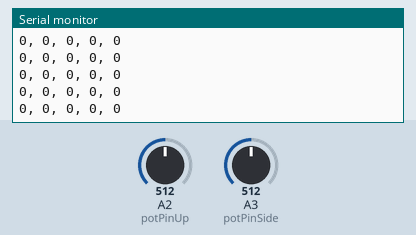
A sketch run on a simulated Arduino Uno, built with avr-gcc and run on an emulated ATmega328P. Shown: the last lines printed to the serial monitor. Inputs (shaded band) come from the test bench; at power-on: A2 (potPinUp) = 512, A3 (potPinSide) = 512. No radio packets arrive unless stated.

Above: at 1.2 s.
1.3 s: A2 (potPinUp) set to 523
At 2.4 s:
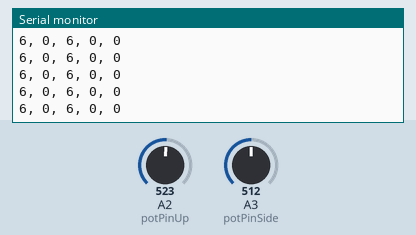
4.3 s: A2 (potPinUp) set to 540
At 5.0 s:
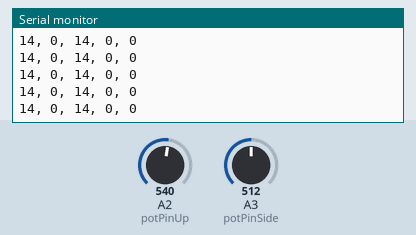
7.3 s: A3 (potPinSide) set to 716
At 8.1 s:
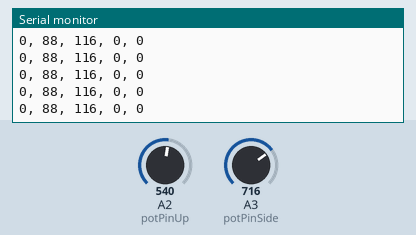
10.3 s: A3 (potPinSide) set to 676
At 11.4 s:
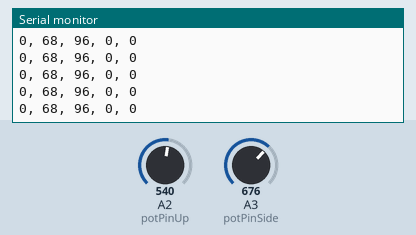
14.8 s: A2 (potPinUp) set to 462
At 15.3 s:
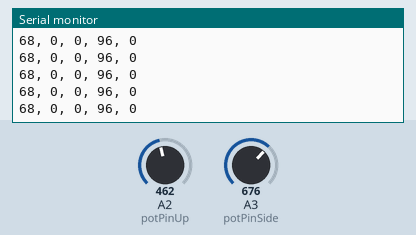
16.3 s: A2 (potPinUp) set to 439
At 17.2 s:
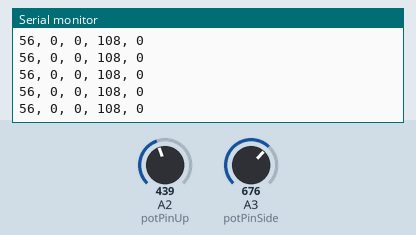
Timing chart, 0 to 19.3 s (numbered marks = the images above; inputs shaded):
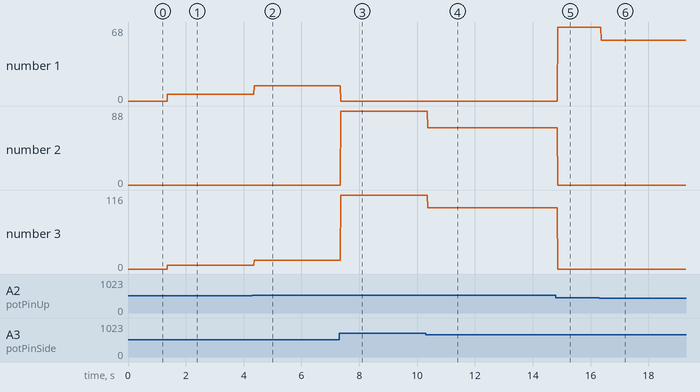

Measured:
- after the input at 1.3 s, the serial monitor: prints a new line after 0.06 s (image 1)
- after the input at 4.3 s, the serial monitor: prints a new line after 0.06 s (image 2)
- after the input at 7.3 s, the serial monitor: prints a new line after 0.07 s (image 3)
- after the input at 10.3 s, the serial monitor: prints a new line after 0.06 s (image 4)
- after the input at 14.8 s, the serial monitor: prints a new line after 0.07 s (image 5)
- after the input at 16.3 s, the serial monitor: prints a new line after 0.07 s (image 6)
- plotted number 1: 0 → 6 after the input at 1.3 s, 6 → 14 after the input at 4.3 s, 68 → 56 after the input at 16.3 s
- plotted number 2: 0 → 88 after the input at 7.3 s, 88 → 68 after the input at 10.3 s

The sketch:

bot-send-v1.ino
```cpp
#include <nRF24L01.h>
#include <printf.h>
#include <RF24.h>
#include <RF24_config.h>
//sitck potentiometer input pints.
int potPinUp = A2;
int potPinSide = A3;
int potPinThrot = A1;
int potPinHeading = A0;

//Stick limits from joystick test program
int upBase = 0;
int upMax = 1023;
int upRestMin = 490;
int upRestMax = 510;

int sideBase = 0;
int sideMax = 1023;
int sideRestMin = 490;
int sideRestMax = 510;


//variables to hold pot values
int upVal;
int sideVal;

//variables to perfom mixing on
int motorLeft;
int motorRight;
int forBack;

//data to send, each will be in range 0-255
int pwmMLforwards;
int pwmMLbackwards;
int pwmMRforwards;
int pwmMRbackwards;
int pwmWeapon;

//radio setups
RF24 radio(9,10);
const uint64_t pipe = 0xE8E8F0F0E1LL;

uint8_t msg[5];


void setup() {
  // put your setup code here, to run once:
  Serial.begin(9600);

  radio.begin();
  radio.openWritingPipe(pipe);

}

void loop() {
  //read stick poitions and constrain
  upVal = analogRead(potPinUp);
  sideVal = analogRead(potPinSide);

  upVal=constrain(upVal,upBase,upMax);
  sideVal=constrain(sideVal,sideBase,sideMax);

  //clear previous values
  motorLeft = 0;
  motorRight = 0;

  //forwards or backwards variable used to mix the turn sidnals into the forwards and backwards signals
  //set to -1 for backwards to mix the turning values correctly
  forBack=1;

  //mix motors
  if(upVal<upRestMax&&upVal>upRestMin&&sideVal<sideRestMax&&sideVal>sideRestMin){
    //motor stop contitions
    motorLeft = 0;
    motorRight = 0;
  }else{
    //analyise forwards and back position and mix to motors
    if(upVal>upRestMax){
      //forwards
      motorLeft = motorLeft + map(upVal,upRestMax,upMax,0,255);
      motorRight = motorRight + map(upVal,upRestMax,upMax,0,255);
      forBack=-1;
    }else if(upVal<upRestMin){
      //backwards
      motorLeft = motorLeft - map(upVal,upRestMin,upBase,0,255);
      motorRight = motorRight - map(upVal,upRestMin,upBase,0,255);
      forBack=1;
    }

    //analyise left right positions
    if(sideVal>sideRestMax){
      //right
      motorLeft = motorLeft + (map(sideVal,sideRestMax,sideMax,0,255)*forBack);
      motorRight = motorRight - (map(sideVal,sideRestMax,sideMax,0,255)*forBack);
    }else if(sideVal<sideRestMin){
      //left
      motorLeft = motorLeft - (map(sideVal,sideRestMin,sideBase,0,255)*forBack);
      motorRight = motorRight + (map(sideVal,sideRestMin,sideBase,0,255)*forBack);
    }

    //constrain mix to plus/minus pwm values
    motorLeft = constrain(motorLeft,-255,255);
    motorRight = constrain(motorRight,-255,255);

  }

  //set weapon pwm, unused for now
  pwmWeapon = 0;


  //set left motor pwm
  if (motorLeft==0){
    pwmMLforwards = 0;
    pwmMLbackwards = 0;
  }else if(motorLeft<0){
    pwmMLforwards = 0;
    pwmMLbackwards = (motorLeft*-1);
  }else if(motorLeft>0){
    pwmMLforwards = motorLeft;
    pwmMLbackwards = 0;
  }

  //set right motor pwm
  if (motorRight==0){
    pwmMRforwards = 0;
    pwmMRbackwards = 0;
  }else if(motorRight<0){
    pwmMRforwards = 0;
    pwmMRbackwards = (motorRight*-1);
  }else if(motorRight>0){
    pwmMRforwards = motorRight;
    pwmMRbackwards = 0;
  }

 //send values and write to serial
  msg[0]=pwmMLforwards;
  msg[1]=pwmMLbackwards;
  msg[2]=pwmMRforwards;
  msg[3]=pwmMRbackwards;
  msg[4]=pwmWeapon;
  radio.write(msg,5);
  Serial.print(pwmMLforwards);
  Serial.print(", ");
  Serial.print(pwmMLbackwards);
  Serial.print(", ");
  Serial.print(pwmMRforwards);
  Serial.print(", ");
  Serial.print(msg[3]);
  Serial.print(", ");
  Serial.println(msg[4]);

  //delay sometimes needed. can be modified to suit
  delay(10);

}
```
